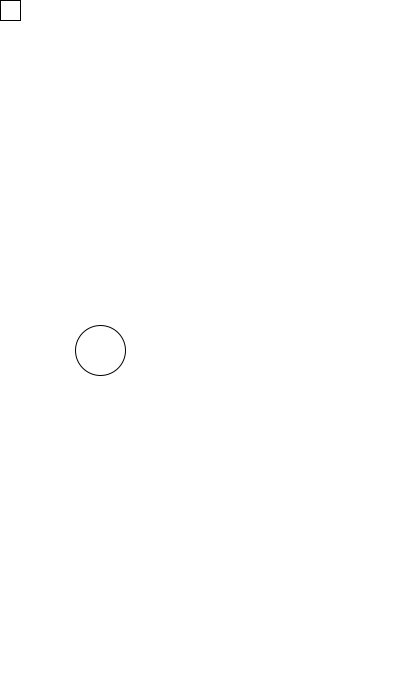
Frame 1 (no input)
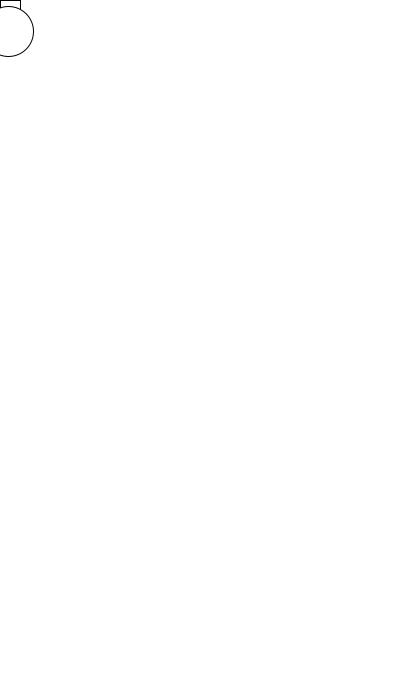
Frame 60 (the mouse pressed at the canvas centre just before this capture)
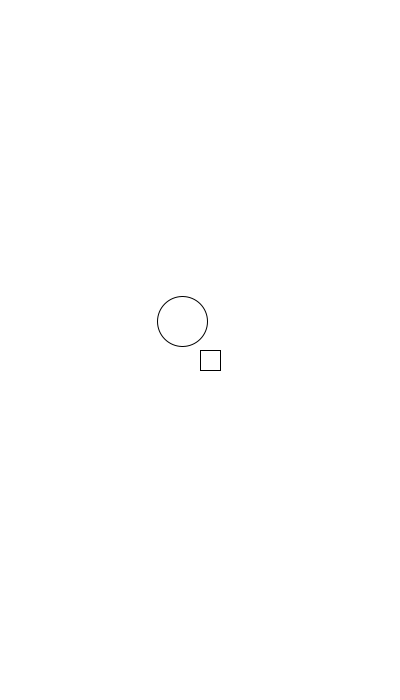
Frame 120 (the mouse held since frame 60 and released just before this capture)

The Processing sketch that drew these frames (run headless with seeded random() and noise(); from frame 60 on, the mouse is pressed at the canvas centre):

// Processing sketch: processing_33617
// ── processing_33617.pde

float ellx = 100;
float elly = 350;

void setup(){
  
  size(400,700);
  background(255);
}

void draw(){
 
 background(255);
 rect(mouseX,mouseY,20,20);
 
 ellipse(ellx,elly,50,50);
 elly = elly + (mouseY - elly)/25.0;
 ellx = ellx + (mouseX - ellx)/25.0;
 
}
